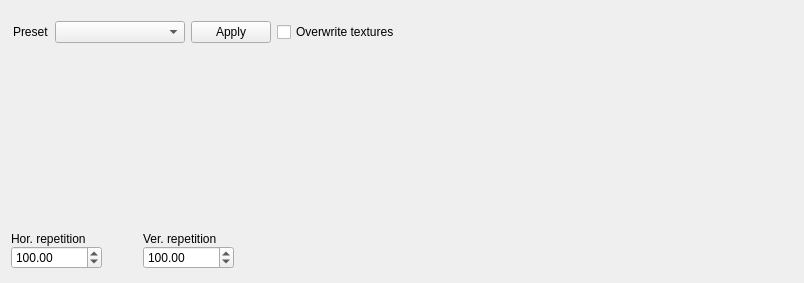
<?xml version="1.0" encoding="UTF-8"?>
<ui version="4.0">
 <class>meCloth</class>
 <widget class="QWidget" name="meCloth">
  <property name="geometry">
   <rect>
    <x>0</x>
    <y>0</y>
    <width>804</width>
    <height>283</height>
   </rect>
  </property>
  <property name="sizePolicy">
   <sizepolicy hsizetype="Preferred" vsizetype="Fixed">
    <horstretch>0</horstretch>
    <verstretch>0</verstretch>
   </sizepolicy>
  </property>
  <property name="windowTitle">
   <string>Form</string>
  </property>
  <layout class="QGridLayout" name="gridLayout">
   <item row="0" column="0" colspan="3">
    <widget class="QFrame" name="frmClothPreset">
     <property name="sizePolicy">
      <sizepolicy hsizetype="Preferred" vsizetype="Fixed">
       <horstretch>0</horstretch>
       <verstretch>0</verstretch>
      </sizepolicy>
     </property>
     <layout class="QHBoxLayout" name="horizontalLayout">
      <property name="leftMargin">
       <number>2</number>
      </property>
      <property name="topMargin">
       <number>0</number>
      </property>
      <property name="rightMargin">
       <number>0</number>
      </property>
      <property name="bottomMargin">
       <number>0</number>
      </property>
      <item>
       <widget class="QLabel" name="label">
        <property name="minimumSize">
         <size>
          <width>0</width>
          <height>26</height>
         </size>
        </property>
        <property name="text">
         <string>Preset</string>
        </property>
       </widget>
      </item>
      <item>
       <widget class="QComboBox" name="preset">
        <property name="minimumSize">
         <size>
          <width>130</width>
          <height>0</height>
         </size>
        </property>
        <property name="sizeAdjustPolicy">
         <enum>QComboBox::AdjustToContents</enum>
        </property>
       </widget>
      </item>
      <item>
       <widget class="QPushButton" name="btnApplyPreset">
        <property name="text">
         <string>Apply</string>
        </property>
       </widget>
      </item>
      <item>
       <widget class="QCheckBox" name="cbOverwriteTextures">
        <property name="minimumSize">
         <size>
          <width>0</width>
          <height>26</height>
         </size>
        </property>
        <property name="text">
         <string>Overwrite textures</string>
        </property>
       </widget>
      </item>
     </layout>
    </widget>
   </item>
   <item row="0" column="3">
    <spacer name="horizontalSpacer_2">
     <property name="orientation">
      <enum>Qt::Horizontal</enum>
     </property>
     <property name="sizeHint" stdset="0">
      <size>
       <width>215</width>
       <height>20</height>
      </size>
     </property>
    </spacer>
   </item>
   <item row="0" column="4">
    <spacer name="verticalSpacer">
     <property name="orientation">
      <enum>Qt::Vertical</enum>
     </property>
     <property name="sizeHint" stdset="0">
      <size>
       <width>20</width>
       <height>35</height>
      </size>
     </property>
    </spacer>
   </item>
   <item row="1" column="0" colspan="2">
    <widget class="ReTextureAvatar" name="warp_Kd">
     <property name="sizePolicy">
      <sizepolicy hsizetype="Preferred" vsizetype="Fixed">
       <horstretch>0</horstretch>
       <verstretch>0</verstretch>
      </sizepolicy>
     </property>
     <property name="caption">
      <string>Warp diffuse</string>
     </property>
     <property name="ID">
      <string>warp_Kd</string>
     </property>
     <property name="breadcrumb">
      <string>Warp diffuse</string>
     </property>
    </widget>
   </item>
   <item row="1" column="2" colspan="2">
    <widget class="ReTextureAvatar" name="warp_Ks">
     <property name="sizePolicy">
      <sizepolicy hsizetype="Preferred" vsizetype="Fixed">
       <horstretch>0</horstretch>
       <verstretch>0</verstretch>
      </sizepolicy>
     </property>
     <property name="caption">
      <string>Warp specular</string>
     </property>
     <property name="ID">
      <string>warp_Ks</string>
     </property>
     <property name="breadcrumb">
      <string>Warp Specular</string>
     </property>
    </widget>
   </item>
   <item row="1" column="4" rowspan="2">
    <widget class="QLabel" name="label_4">
     <property name="minimumSize">
      <size>
       <width>150</width>
       <height>164</height>
      </size>
     </property>
     <property name="maximumSize">
      <size>
       <width>150</width>
       <height>164</height>
      </size>
     </property>
     <property name="text">
      <string/>
     </property>
     <property name="pixmap">
      <pixmap resource="../resources/RealityUI.qrc">:/images/WarpWeft.png</pixmap>
     </property>
    </widget>
   </item>
   <item row="2" column="0" colspan="2">
    <widget class="ReTextureAvatar" name="weft_Kd">
     <property name="sizePolicy">
      <sizepolicy hsizetype="Preferred" vsizetype="Fixed">
       <horstretch>0</horstretch>
       <verstretch>0</verstretch>
      </sizepolicy>
     </property>
     <property name="caption">
      <string>Weft diffuse</string>
     </property>
     <property name="ID">
      <string>weft_Kd</string>
     </property>
     <property name="breadcrumb">
      <string>Weft diffuse</string>
     </property>
    </widget>
   </item>
   <item row="2" column="2" colspan="2">
    <widget class="ReTextureAvatar" name="weft_Ks">
     <property name="sizePolicy">
      <sizepolicy hsizetype="Preferred" vsizetype="Fixed">
       <horstretch>0</horstretch>
       <verstretch>0</verstretch>
      </sizepolicy>
     </property>
     <property name="caption">
      <string>Weft specular</string>
     </property>
     <property name="ID">
      <string>weft_Ks</string>
     </property>
     <property name="breadcrumb">
      <string>Weft Specular</string>
     </property>
    </widget>
   </item>
   <item row="3" column="0">
    <widget class="QFrame" name="frURepeat">
     <property name="sizePolicy">
      <sizepolicy hsizetype="Preferred" vsizetype="Fixed">
       <horstretch>0</horstretch>
       <verstretch>0</verstretch>
      </sizepolicy>
     </property>
     <layout class="QVBoxLayout" name="verticalLayout">
      <property name="spacing">
       <number>0</number>
      </property>
      <property name="margin">
       <number>0</number>
      </property>
      <item>
       <widget class="QLabel" name="label_2">
        <property name="text">
         <string>Hor. repetition</string>
        </property>
       </widget>
      </item>
      <item>
       <widget class="QDoubleSpinBox" name="uRepeat">
        <property name="maximumSize">
         <size>
          <width>91</width>
          <height>16777215</height>
         </size>
        </property>
        <property name="minimum">
         <double>1.000000000000000</double>
        </property>
        <property name="maximum">
         <double>90000.000000000000000</double>
        </property>
        <property name="value">
         <double>100.000000000000000</double>
        </property>
       </widget>
      </item>
     </layout>
    </widget>
   </item>
   <item row="3" column="1">
    <widget class="QFrame" name="frURepeat_2">
     <property name="sizePolicy">
      <sizepolicy hsizetype="Preferred" vsizetype="Fixed">
       <horstretch>0</horstretch>
       <verstretch>0</verstretch>
      </sizepolicy>
     </property>
     <layout class="QVBoxLayout" name="verticalLayout_2">
      <property name="spacing">
       <number>0</number>
      </property>
      <property name="margin">
       <number>0</number>
      </property>
      <item>
       <widget class="QLabel" name="label_3">
        <property name="text">
         <string>Ver. repetition</string>
        </property>
       </widget>
      </item>
      <item>
       <widget class="QDoubleSpinBox" name="vRepeat">
        <property name="maximumSize">
         <size>
          <width>91</width>
          <height>16777215</height>
         </size>
        </property>
        <property name="minimum">
         <double>1.000000000000000</double>
        </property>
        <property name="maximum">
         <double>90000.000000000000000</double>
        </property>
        <property name="value">
         <double>100.000000000000000</double>
        </property>
       </widget>
      </item>
     </layout>
    </widget>
   </item>
   <item row="3" column="2" colspan="2">
    <spacer name="horizontalSpacer">
     <property name="orientation">
      <enum>Qt::Horizontal</enum>
     </property>
     <property name="sizeHint" stdset="0">
      <size>
       <width>403</width>
       <height>20</height>
      </size>
     </property>
    </spacer>
   </item>
   <item row="3" column="4">
    <spacer name="verticalSpacer_2">
     <property name="orientation">
      <enum>Qt::Vertical</enum>
     </property>
     <property name="sizeHint" stdset="0">
      <size>
       <width>20</width>
       <height>35</height>
      </size>
     </property>
    </spacer>
   </item>
  </layout>
 </widget>
 <customwidgets>
  <customwidget>
   <class>ReTextureAvatar</class>
   <extends>QWidget</extends>
   <header>ReTextureAvatar.h</header>
  </customwidget>
 </customwidgets>
 <tabstops>
  <tabstop>uRepeat</tabstop>
  <tabstop>vRepeat</tabstop>
  <tabstop>preset</tabstop>
 </tabstops>
 <resources>
  <include location="../resources/RealityUI.qrc"/>
 </resources>
 <connections/>
</ui>
